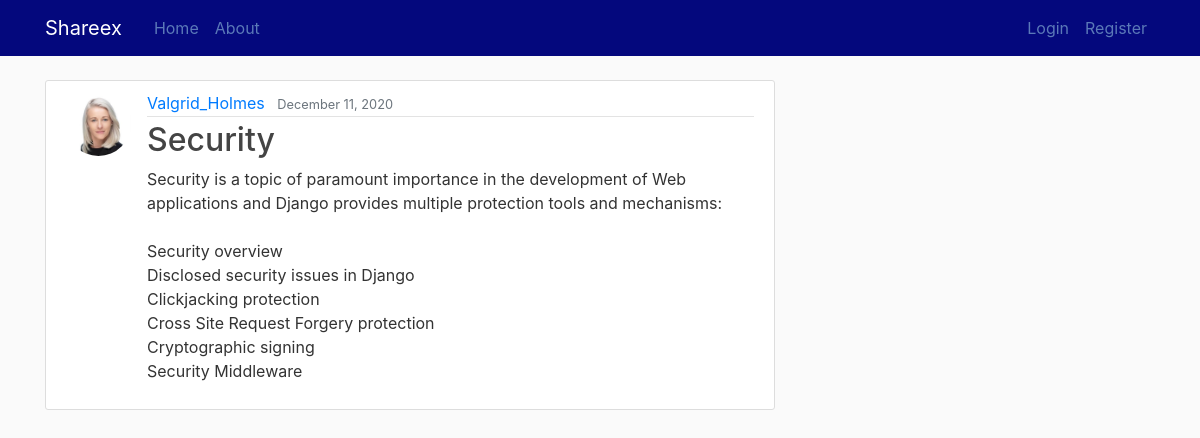
The app's page /post/18/ with its own data.
### blog/models.py (models this page shows, shortened)
class Post(models.Model):
	title = models.CharField(max_length=100)
	content = models.TextField()
	date = models.DateTimeField(default=timezone.now)
	author = models.ForeignKey(User, on_delete=models.CASCADE)

### users/models.py (models this page shows, shortened)
class Profile(models.Model):
	user = models.OneToOneField(User, on_delete=models.CASCADE)
	image = models.ImageField(default='default.jpg', upload_to='profile_pics')

### blog/views.py (the view)
# urls.py: path('post/<int:pk>/', PostDetailView.as_view(), name = 'post-detail'),
class PostDetailView(DetailView):
	model = Post

### blog/templates/blog/post_detail.html (shortened to what this page needs)
{% extends "blog/base.html" %}
{% block content %}
	<article class="media content-section">
	  <img class="rounded-circle article-img" src="{{ object.author.profile.image.url }}">
	  <div class="media-body">
	    <div class="article-metadata">
	      <a class="mr-2" href="{% url 'user-posts' object.author.username %}">{{ object.author }}</a>
	      <small class="text-muted">{{ object.date | date:"F d, Y" }}</small>
	    </div>
	    <h2 class="article-title">{{ object.title }}</h2>
	    <p class="article-content">{{ object.content }}</p>
	  </div>
	</article>
{% endblock content %}

### blog/static/blog/main.css (style rules this page uses)
body { background: #fafafa; color: #333333; margin-top: 5rem; }
h1, h2, h3, h4, h5, h6 { color: #444444; }
.content-section { background: #ffffff; padding: 10px 20px; border: 1px solid #dddddd; border-radius: 3px; margin-bottom: 20px; }
.article-title { color: #444444; }
.article-content { white-space: pre-line; }
.article-img { height: 65px; width: 65px; margin-right: 16px; }
.article-metadata { padding-bottom: 1px; margin-bottom: 4px; border-bottom: 1px solid #e3e3e3 }

### records on screen
Post: author.profile.image (picture), author "Valgrid_Holmes", date "December 11, 2020", title "Security", content "Security is a topic of paramount importance in the development of Web applications and Django provides multiple protection tools and mechanisms: Security overview Disclosed security issues in Django Clickjacking protection Cross Site Request Forgery protection Cryptographic signing Security Middleware"
